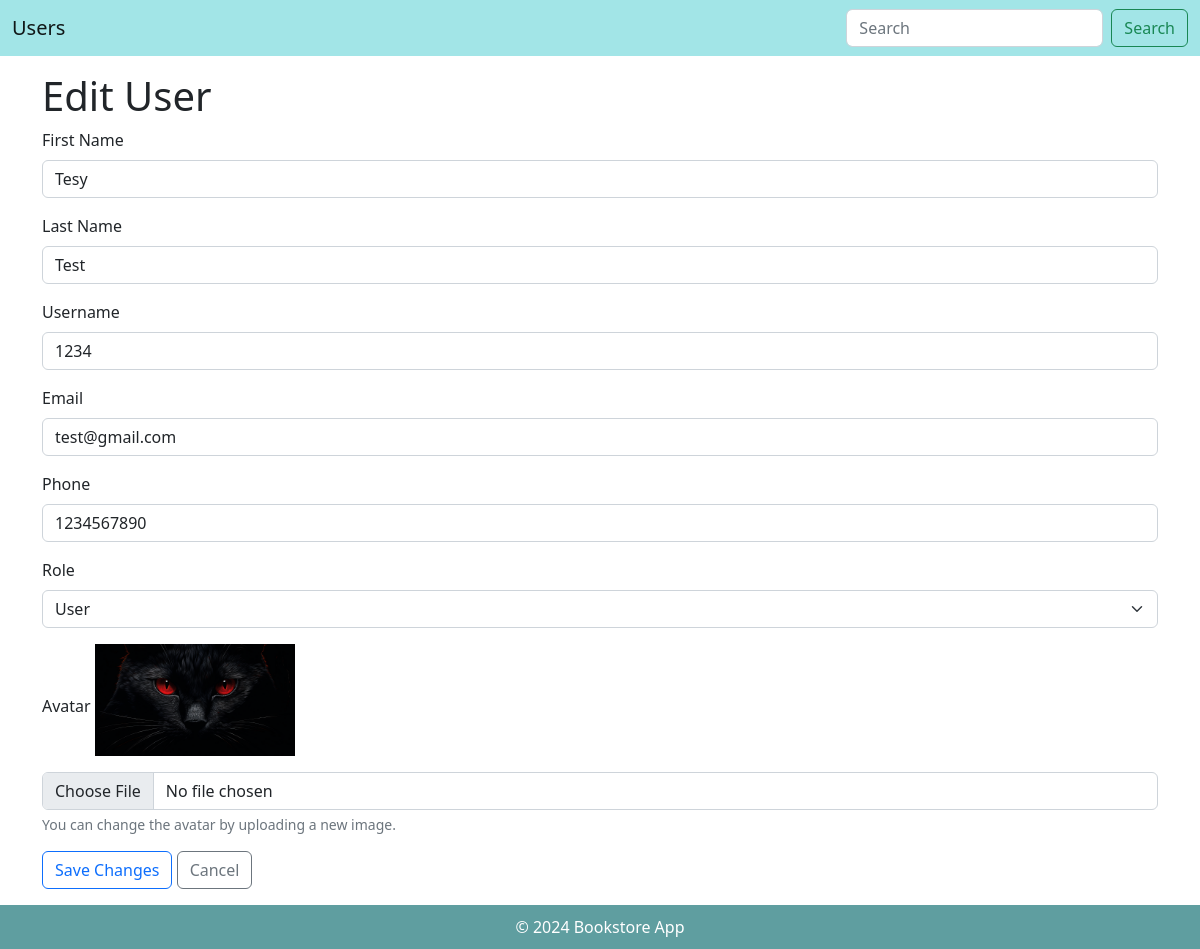
The app's page /users/edit/14 with its own data.
### users/models.py (models this page shows, shortened)
class User(models.Model):
    ROLE_CHOICES = [
        (0, 'Admin'),
        (1, 'User'),
        (2, 'Publisher'),
        (3, 'Vip-user'),
    ]
    first_name = models.CharField(max_length=100)
    last_name = models.CharField(max_length=100)
    user_name=models.CharField(max_length=100)
    email = models.EmailField(max_length=100)
    phone = models.CharField(max_length=20)
    avatar = models.ImageField(blank=True, upload_to='avatars/')
    role = models.IntegerField(choices=ROLE_CHOICES, default=1)

### users/views.py (the view)
# urls.py: path("edit/<int:id>", views.edit, name='edit_book'),
def edit(request, id):
    user = User.objects.get(id=id)
    if user is None:
        return HttpResponse("User not found")
    form = EditUser(instance=user)
    if request.method == "POST":
        form = CreateUser(request.POST, instance=user, files=request.FILES)
        if form.is_valid():
            form.save()
            return redirect("/users")
    return render(request, "edit_user.html", {"form": form})

### users/forms/edit.py (shortened to what this page needs)
class EditUser(forms.ModelForm):
    class Meta:
        model = User
        fields = "__all__"  # all Book model fields
        widgets = {
            'role': forms.Select(attrs={'class': 'form-select'}),
        }

### users/templates/edit_user.html (shortened to what this page needs)
{% extends "layout_user.html" %}
{% block header %}Edit User{% endblock %}
{% block content %}
<form method="post">
    <div class="mb-3">
        <label class="form-label">First Name</label>
        <input type="text" name="first_name" class="form-control" value="{{ form.first_name.value }}" placeholder="Enter first name">
    </div>
    <div class="mb-3">
        <label class="form-label">Last Name</label>
        <input type="text" name="last_name" class="form-control" value="{{ form.last_name.value }}" placeholder="Enter last name">
    </div>
    <div class="mb-3">
        <label class="form-label">Username</label>
        <input type="text" name="user_name" class="form-control" value="{{ form.user_name.value }}" placeholder="Enter username">
    </div>
    <div class="mb-3">
        <label class="form-label">Email</label>
        <input type="email" name="email" class="form-control" value="{{ form.email.value }}" placeholder="Enter email">
    </div>
    <div class="mb-3">
        <label class="form-label">Phone</label>
        <input type="text" name="phone" class="form-control" value="{{ form.phone.value }}" placeholder="Enter phone number">
    </div>
    <div class="mb-3">
        <label class="form-label">{{form.role.label}}</label>
        {{form.role}}
    </div>
    <div class="mb-3">
        <label class="form-label">Avatar</label>
        {% if form.avatar.value %}
            <img src="{{ form.avatar.value.url }}" alt="Avatar" class="img-fluid mb-3" style="max-width: 200px;">
            <input type="file" name="avatar" class="form-control">
            <div class="form-text">You can change the avatar by uploading a new image.</div>
        {% else %}
            <div class="text-muted"> You can upload a new image.</div>
            <input type="file" name="avatar" class="form-control">
        {% endif %}
    </div>
    <div>
        <button type="submit" class="btn btn-outline-primary">Save Changes</button>
        <a href="{% url 'list_users' %}" class="btn btn-outline-secondary">Cancel</a>
    </div>
</form>
{% endblock %}

### books/static/style.css (style rules this page uses)
body { display: flex; flex-direction: column; min-height: 100vh; }

### records on screen
User: first_name "Tesy", last_name "Test", user_name "1234", email "test@gmail.com", phone "1234567890", role "User"
